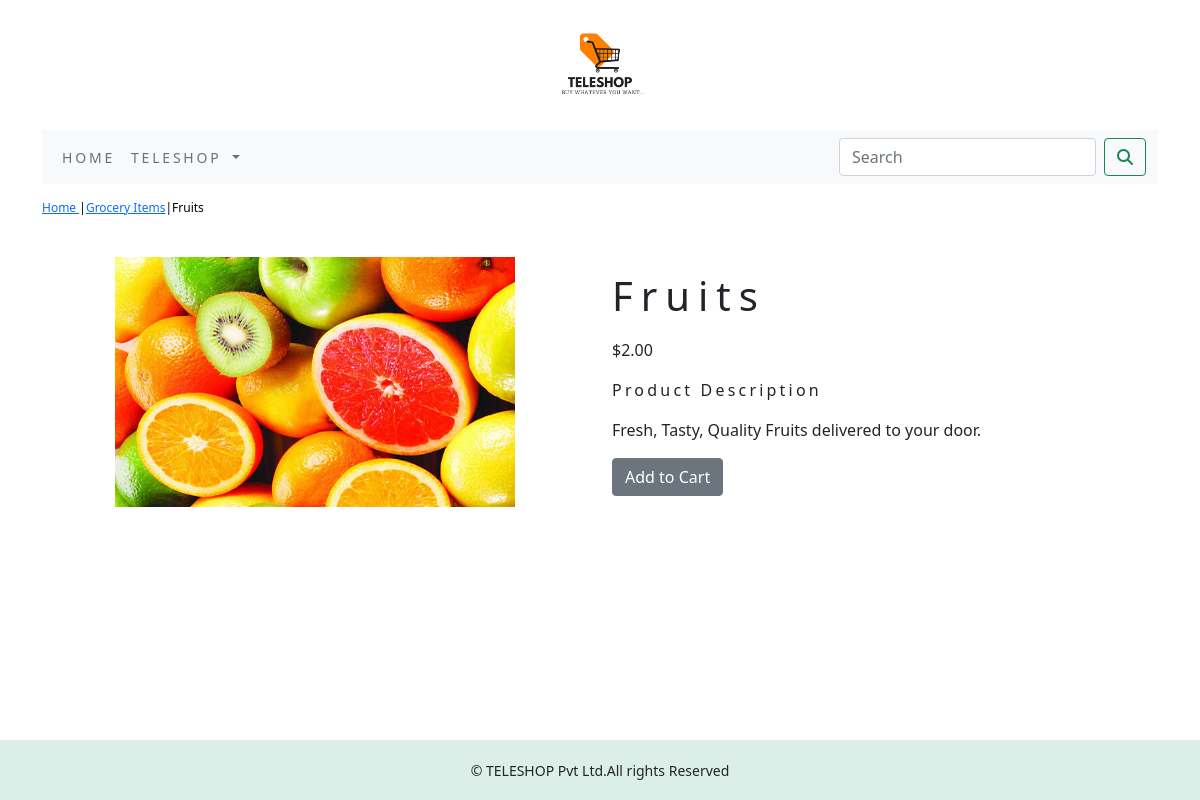
The app's page /Teleshop/grocery-items/fruits/ with its own data.
### Teleshop/models.py (models this page shows, shortened)
class Product(models.Model):
    name = models.CharField(max_length=250, unique=True)
    slug = models.SlugField(max_length=250, unique=True)
    desc = models.TextField(blank=True)
    price = models.DecimalField(max_digits=10, decimal_places=2)
    category = models.ForeignKey(Category, on_delete=models.CASCADE)
    img = models.ImageField(upload_to='product', blank=True)
    stock = models.IntegerField()
    available = models.BooleanField(default=True)
    created = models.DateTimeField(auto_now_add=True)
    updated = models.DateTimeField(auto_now=True)
    class Meta:
        ordering = ('name',)
        verbose_name = 'product'
        verbose_name_plural = 'products'

class Category(models.Model):
    name = models.CharField(max_length=250, unique=True)
    slug = models.SlugField(max_length=250, unique=True)
    desc = models.TextField(blank=True)
    img = models.ImageField(upload_to='category', blank=True)
    class Meta:
        ordering = ('name',)
        verbose_name = 'category'
        verbose_name_plural = 'categories'
    def get_url(self):
        return reverse('Teleshop:product_by_category', args=[self.slug])
    def __str__(self):
        return '{}'.format(self.name)

### Teleshop/views.py (the view)
# urls.py: path('<slug:c_slug>/<slug:product_slug>/', views.proDetail, name='prodCatdetail'),
def proDetail(request, c_slug, product_slug):
    try:
        product = Product.objects.get(category__slug=c_slug, slug=product_slug)
    except Exception as e:
        raise e
    return render(request, 'product.html', {'product': product})

### Teleshop/context_processors.py (called while the page is built)
def menu_links(request):
    links = Category.objects.all()
    return dict  (links=links)

### cart/context_processors.py (called while the page is built)
def counter(request):
    item_count=0
    if 'admin' in request.path:
        return {}
    else:
        try:
            cart=Cart.objects.filter(cart_id=_cart_id(request))
            car_items=CartItem.objects.all().filter(cart=cart[:1])
            for cart_item in car_items:
                item_count += cart_item.quantity
        except Cart.DoesNotExist:
            item_count=0
    return dict(item_count=item_count)

### cart/views.py (called while the page is built)
def _cart_id(request):
    cart=request.session.session_key
    if not cart:
        cart=request.session.create()
    return cart

### templates/product.html (shortened to what this page needs)
{% extends 'base.html'%}
{% load static %}
{% block content %}
<div class="row my_prod_row_class">
      <div class="mx_auto">
        <p> <a href="{% url 'Teleshop:allProdCat' %}"> Home </a> |<a href="{{product.category.get_url}}">{{product.category}}</a>|{{product.name}} </p>
       </div>
    <div class="container">
           <br>
        <div class="row">
            <div class="col-12 col-sm-12 col-md-12 col-lg-6 text-center">
                <div style="min-width:18rem">
                  <img src="{{product.img.url}}" style="width:400px;height:250px;" alt="{{product.name}}">
                </div>
            </div>
                 <div class="col-12 col-sm-12 col-md-12 col-lg-6">
                        <div>
                         <h1 class="my_prod_title">{{product.name}}</h1>
                         <p> ${{product.price}} </p>
                          <p class="my_title">Product Description</p>
                          <p class="text-justify my_prod_text">{{product.desc}}</p>
                          {% if product.stock <= 0 %}
                          <p class="text-justify my_prod_text"><b> Out of stock </b></p>
                          {% else %}
                          <a class="btn btn-secondary" href="{% url 'cart:add_cart' product.id %}">Add to Cart</a>
                         {% endif %}
                     </div>
                 </div>
      </div>
 </div>
</div>
{% endblock %}

### static/css/custom.css (style rules this page uses)
body { font-family: 'Roboto', sans-serif; }
.my_title { font-size:16px; text_transform:uppercase; letter-spacing:.2em; }
.my_prod_row_class { padding-top:15px; padding-bottom:20px; }
.my_prod_row_class .mx_auto { color:#000; font-size:12px; text-decordation:none; }
.my_prod_title { font-size=16px; text_transform:uppercase; letter-spacing:.2em; padding-top:15px; padding-bottom:10px; }
.my_prod_text { padding-right:20px; }

### records on screen
Product: category "Grocery Items", name "Fruits", img (picture), price "2.00", desc "Fresh, Tasty, Quality Fruits delivered to your door."
